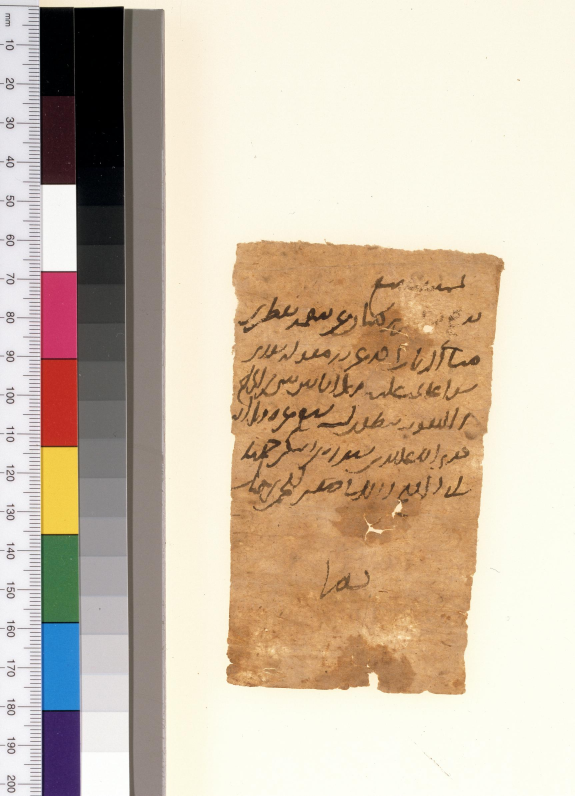
#> input picture ARU-Net/demo_images/11.jpg, 1725 x 2386 px (shown at 1/3 size)
$ jupyter execute code.ipynb   (shell and % lines are left out)
#> lines starting #> are read from the running program, lines starting #| are printed output that depends on the picture; after the words box and inside, x2 and y2 are one past the last pixel; in counts of white or black regions, pixels touching at a corner belong together
[cell 1]
from google.colab import drive
drive.mount('/content/drive')

[cell 2]
import os
os.chdir('/content/drive/My Drive/gm')

[cell 3]
cd ARU-Net

[cell 4]
# first time only

[cell 5]
# one time

[cell 6]
# one time

## Experiment One
Experiment one involves using addWeighted function in which weight for original image was 0.8 and for binarized image, it was 0.5 to make more visible line below the text.

[cell 7]
import cv2
import matplotlib.pyplot as plt
import numpy as np
from google.colab.patches import cv2_imshow

[cell 8]
img1 = cv2.imread('demo_images/11.jpg')
#> img1 is the input picture: shape (2386, 1725, 3); mean B, G, R 171.5, 191.1, 207.2
img1 = cv2.resize(img1, (569, 787))
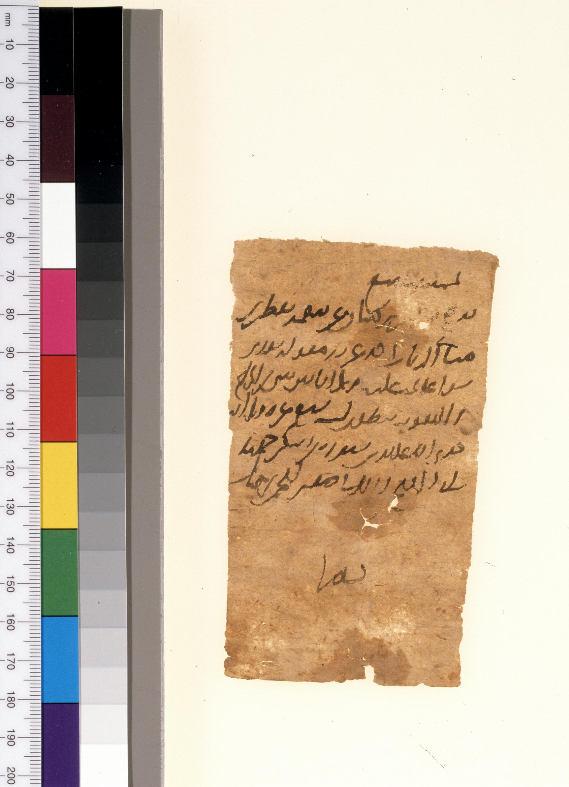
#> img1: shape (787, 569, 3); mean B, G, R 171.4, 191, 207.1
plt.imshow(img1)

[cell 9]
img2 = cv2.imread('oout-1.jpg')
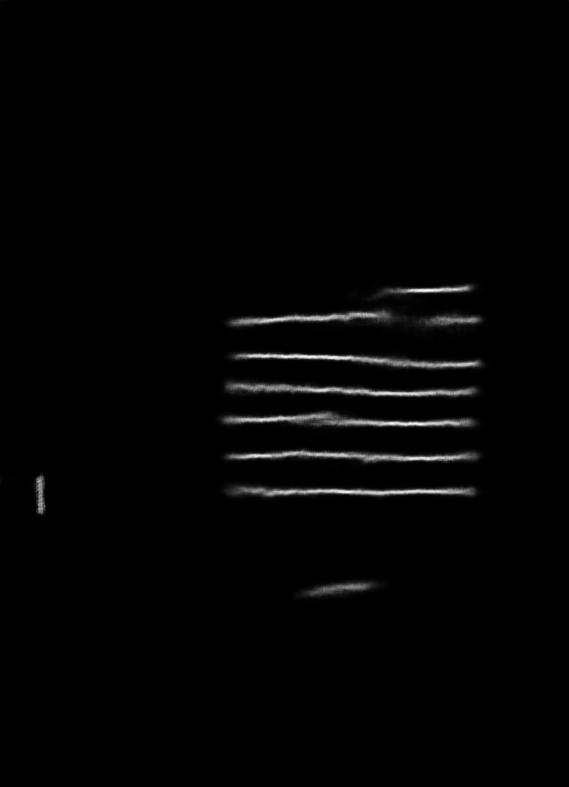
#> input picture ARU-Net/oout-1.jpg, 569 x 787 px
#> img2 is the input picture: shape (787, 569, 3); min 0, max 255, mean 3.3
img2 = cv2.resize(img2, (569, 787))
plt.imshow(img2)

[cell 10]
dst = cv2.addWeighted(img1,0.8,img2,0.5,0)
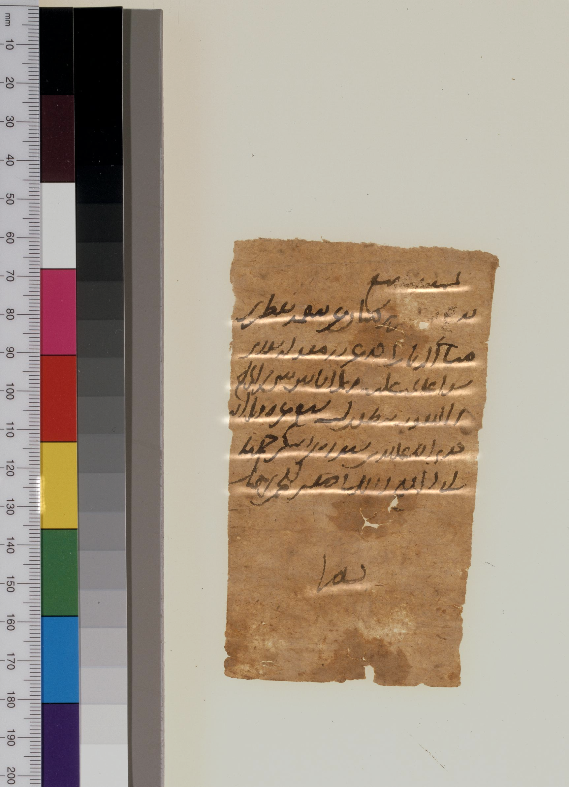
#> dst: shape (787, 569, 3); mean B, G, R 138.8, 154.4, 167.3
#cv2.imwrite('result11.jpg', dst)
plt.imshow(dst)

[cell 11]
from IPython.display import Image
Image('exp01.png', width=800, height=500)

## Experiment Two
Experiment one involves selecting pixels with white color from predicted image are highlighted with red color on original image.

[cell 12]
# resize image
w,h,c = img2.shape
#> w = 787; h = 569; c = 3
dim = (h, w)
#> dim = (569, 787)
resized_img1 = cv2.resize(img1, dim, interpolation = cv2.INTER_AREA)

[cell 13]
x , y , c = resized_img1.shape
#> x = 787; y = 569
for i in range(x):
  for j in range(y):
    temp = img2[i][j]
    if temp[0]>0 and temp[1]>0:
      if temp[2]>0:
        resized_img1[i][j] = [0 ,0 ,255]
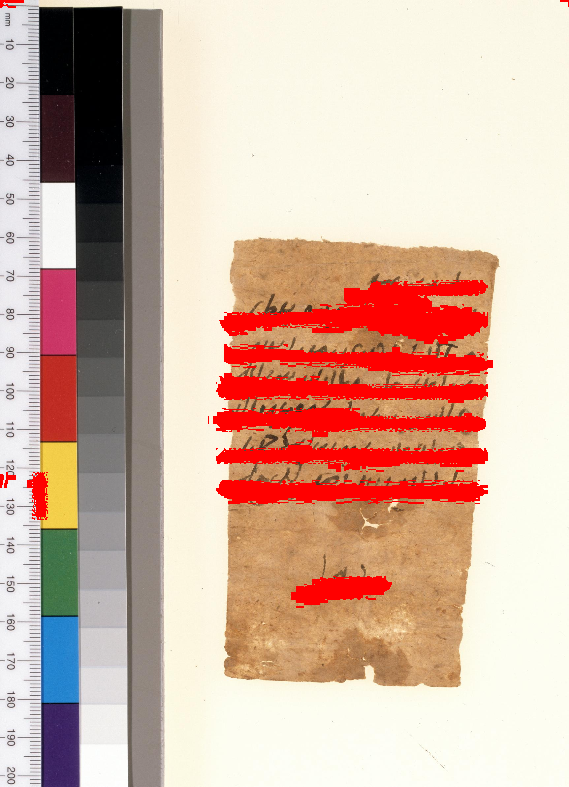
#> resized_img1: shape (787, 569, 3); 7.74% of pixels changed, all inside (x1, y1, x2, y2) = (0, 0, 569, 608)
